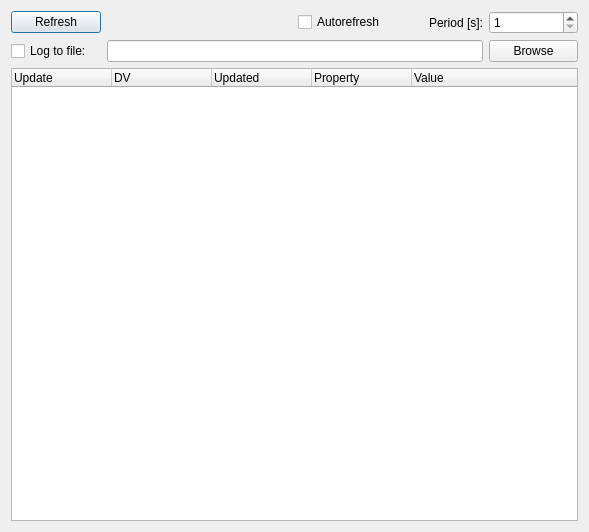
<?xml version="1.0" encoding="UTF-8"?>
<ui version="4.0">
 <class>DiagDialog</class>
 <widget class="QDialog" name="DiagDialog">
  <property name="geometry">
   <rect>
    <x>0</x>
    <y>0</y>
    <width>589</width>
    <height>532</height>
   </rect>
  </property>
  <property name="windowTitle">
   <string notr="true">Dialog</string>
  </property>
  <layout class="QGridLayout" name="gridLayout">
   <item row="0" column="0">
    <layout class="QGridLayout" name="gl_main">
     <item row="3" column="0">
      <widget class="QPushButton" name="b_refresh">
       <property name="text">
        <string>Refresh</string>
       </property>
      </widget>
     </item>
     <item row="5" column="0" colspan="6">
      <widget class="QTreeWidget" name="tw_dvs">
       <column>
        <property name="text">
         <string>Update</string>
        </property>
       </column>
       <column>
        <property name="text">
         <string>DV</string>
        </property>
       </column>
       <column>
        <property name="text">
         <string>Updated</string>
        </property>
       </column>
       <column>
        <property name="text">
         <string>Property</string>
        </property>
       </column>
       <column>
        <property name="text">
         <string>Value</string>
        </property>
       </column>
      </widget>
     </item>
     <item row="4" column="0">
      <widget class="QCheckBox" name="chb_log_file">
       <property name="text">
        <string>Log to file:</string>
       </property>
      </widget>
     </item>
     <item row="4" column="5">
      <widget class="QPushButton" name="b_browse">
       <property name="text">
        <string>Browse</string>
       </property>
      </widget>
     </item>
     <item row="4" column="1" colspan="4">
      <widget class="QLineEdit" name="le_log_filename"/>
     </item>
     <item row="3" column="5">
      <widget class="QSpinBox" name="sb_period">
       <property name="minimum">
        <number>1</number>
       </property>
       <property name="maximum">
        <number>3600</number>
       </property>
      </widget>
     </item>
     <item row="3" column="4">
      <widget class="QLabel" name="label_2">
       <property name="text">
        <string>Period [s]:</string>
       </property>
       <property name="alignment">
        <set>Qt::AlignRight|Qt::AlignTrailing|Qt::AlignVCenter</set>
       </property>
      </widget>
     </item>
     <item row="3" column="3">
      <widget class="QCheckBox" name="chb_autorefresh">
       <property name="text">
        <string>Autorefresh</string>
       </property>
      </widget>
     </item>
    </layout>
   </item>
  </layout>
 </widget>
 <resources/>
 <connections/>
</ui>
